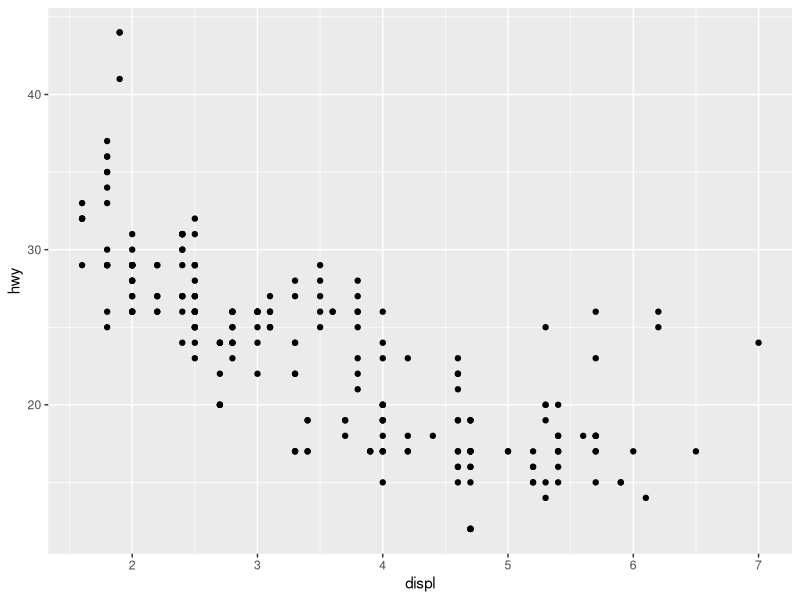
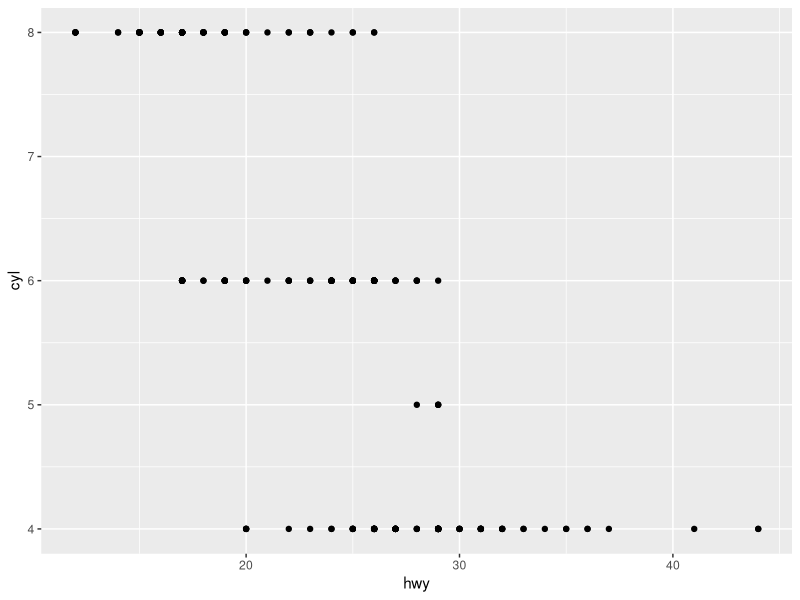
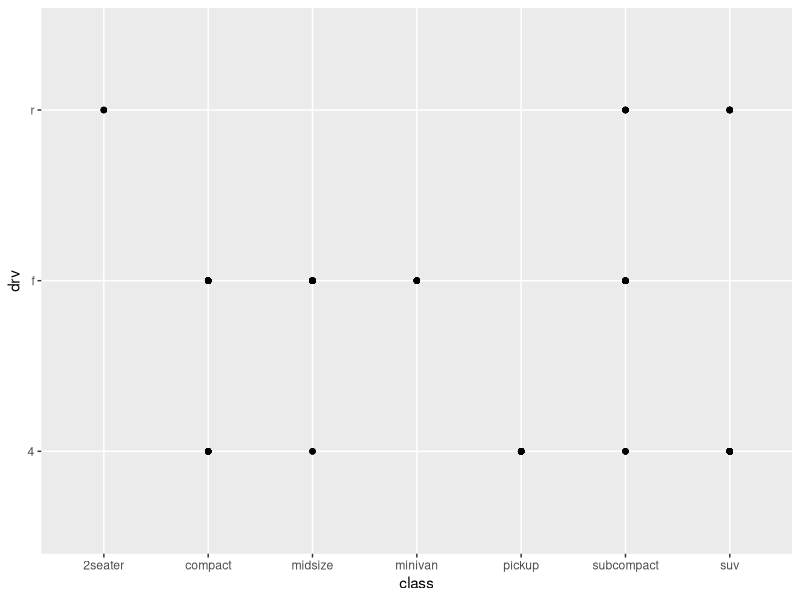
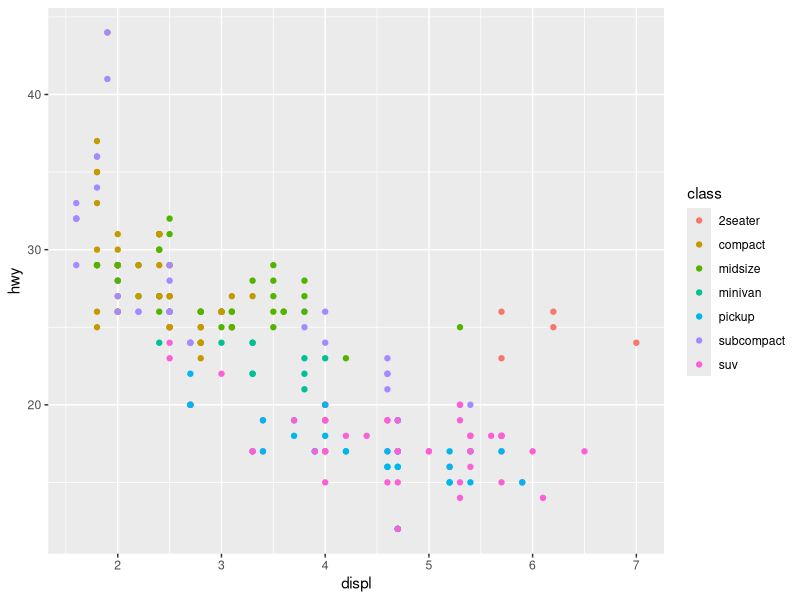
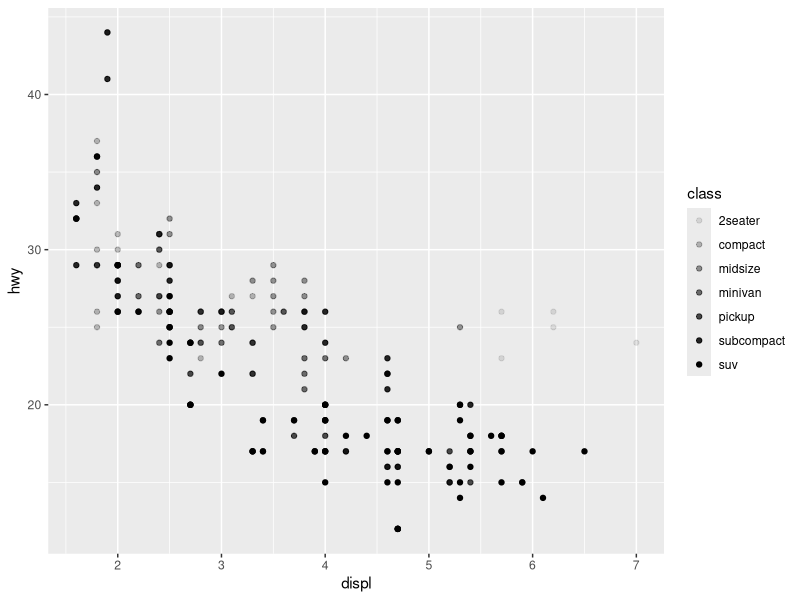
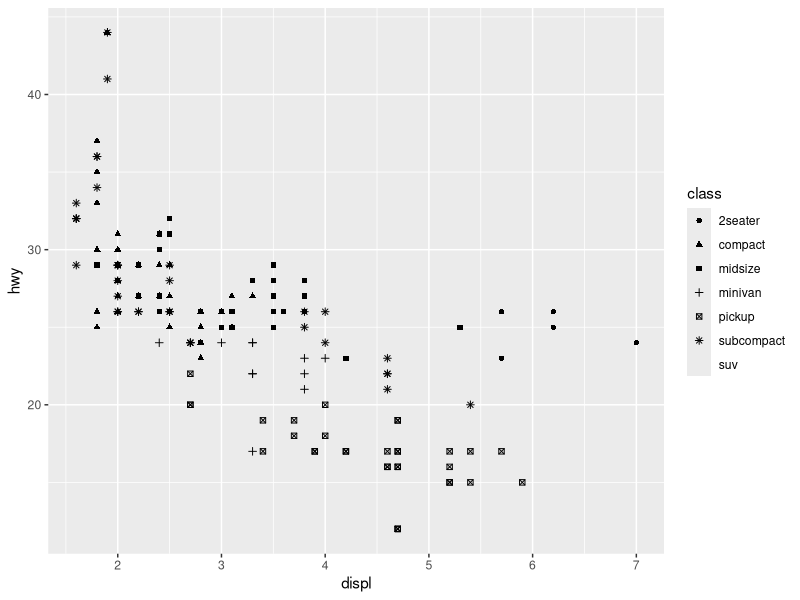
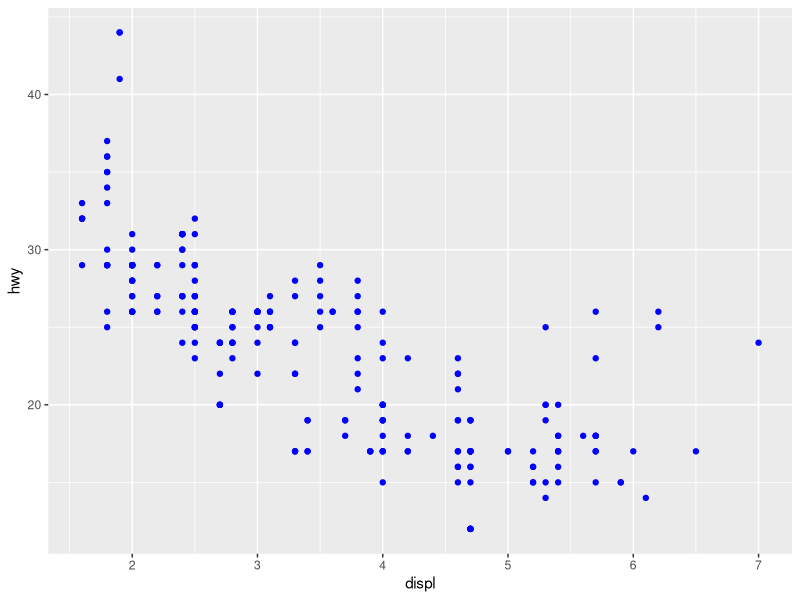
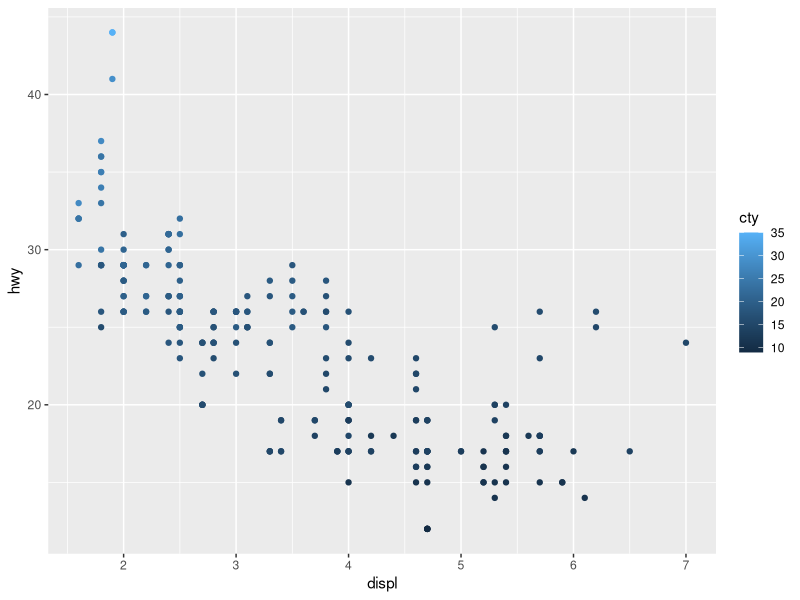

Generate these figures, in order, with R:
## ---- chunk 1
knitr::opts_chunk$set(echo = TRUE)
library(tidyverse)
## ---- chunk 2
mpg

ggplot(data = mpg) +
  geom_point(mapping = aes(x = displ, y = hwy))

ggplot(data = mpg) +
  geom_point(mapping = aes(x = hwy, y = cyl))

ggplot(data = mpg) +
  geom_point(mapping = aes(x = class, y = drv))
## ---- chunk 3
# Adding a color aesthetic
ggplot(data = mpg) +
  geom_point(mapping = aes(x = displ, y = hwy, color = class))

# Adding an alpha aesthetic, which adjusts transparency
ggplot(data = mpg) +
  geom_point(mapping = aes(x = displ, y = hwy, alpha = class))

# Adding a shape aesthetic
ggplot(data = mpg) +
  geom_point(mapping = aes(x = displ, y = hwy, shape = class))

# Manually setting aesthetic properties
ggplot(data = mpg) +
  geom_point(mapping = aes(x = displ, y = hwy), color = "blue")

## ---- chunk 4
ggplot(data = mpg) +
  geom_point(mapping=aes(x = displ, y = hwy, color = cty))
## ---- chunk 5
ggplot(data = mpg) +
  geom_point(mapping=aes(x= displ, y = hwy, color = hwy))
## ---- chunk 6
ggplot(data = mpg, aes(x = displ, y = hwy)) +
  geom_point(shape = 21, color = "black", fill = "white", size = 5, stroke = 5)
## ---- chunk 7
ggplot(data = mpg) +
  geom_point(mapping=aes(color = displ < 5, x = hwy, y = cty))
## ---- chunk 8
ggplot(data = mpg) +
  geom_point(mapping = aes(x = displ, y = hwy)) +
  facet_wrap(~ class, nrow = 2)
## ---- chunk 9
ggplot(data = mpg) +
  geom_point(mapping = aes(x = displ, y = hwy)) +
  facet_grid(drv ~ cyl) # can't set a nrow here because the rows is determined by number of variables in 'cyl'
## ---- chunk 10
ggplot(data = mpg) +
  geom_point(mapping = aes(x = displ, y = hwy)) +
  facet_grid(. ~ cyl)
## ---- chunk 11
ggplot(data = mpg) +
  geom_point(mapping = aes(displ, hwy)) +
  facet_grid(~year)
## ---- chunk 12
ggplot(data = mpg) +
  geom_point(mapping = aes(drv, cyl))
